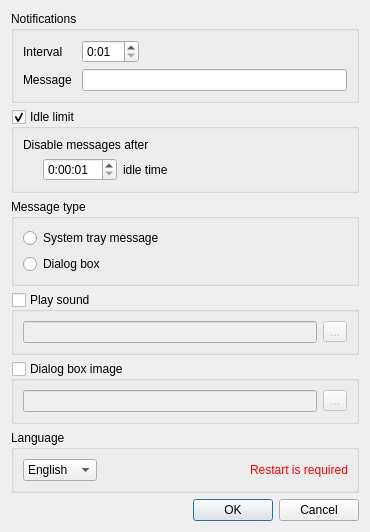
<?xml version="1.0" encoding="UTF-8"?>
<ui version="4.0">
 <class>SettingsDialog</class>
 <widget class="QDialog" name="SettingsDialog">
  <property name="geometry">
   <rect>
    <x>0</x>
    <y>0</y>
    <width>370</width>
    <height>482</height>
   </rect>
  </property>
  <property name="windowTitle">
   <string>Settings</string>
  </property>
  <property name="windowIcon">
   <iconset resource="icons.qrc">
    <normaloff>:/icons/restnotifier.png</normaloff>:/icons/restnotifier.png</iconset>
  </property>
  <layout class="QVBoxLayout" name="verticalLayout_2">
   <item>
    <widget class="QGroupBox" name="groupBox">
     <property name="sizePolicy">
      <sizepolicy hsizetype="Preferred" vsizetype="Preferred">
       <horstretch>0</horstretch>
       <verstretch>0</verstretch>
      </sizepolicy>
     </property>
     <property name="title">
      <string>Notifications</string>
     </property>
     <property name="checkable">
      <bool>false</bool>
     </property>
     <layout class="QFormLayout" name="formLayout">
      <property name="fieldGrowthPolicy">
       <enum>QFormLayout::ExpandingFieldsGrow</enum>
      </property>
      <property name="horizontalSpacing">
       <number>10</number>
      </property>
      <item row="0" column="0">
       <widget class="QLabel" name="label_2">
        <property name="text">
         <string>Interval</string>
        </property>
       </widget>
      </item>
      <item row="0" column="1">
       <widget class="QTimeEdit" name="intervalTime">
        <property name="accelerated">
         <bool>true</bool>
        </property>
        <property name="maximumTime">
         <time>
          <hour>23</hour>
          <minute>59</minute>
          <second>59</second>
         </time>
        </property>
        <property name="minimumTime">
         <time>
          <hour>0</hour>
          <minute>1</minute>
          <second>0</second>
         </time>
        </property>
        <property name="currentSection">
         <enum>QDateTimeEdit::MinuteSection</enum>
        </property>
        <property name="displayFormat">
         <string>h:mm</string>
        </property>
        <property name="currentSectionIndex">
         <number>1</number>
        </property>
       </widget>
      </item>
      <item row="1" column="0">
       <widget class="QLabel" name="label">
        <property name="text">
         <string>Message</string>
        </property>
       </widget>
      </item>
      <item row="1" column="1">
       <widget class="QLineEdit" name="messageLine">
        <property name="sizePolicy">
         <sizepolicy hsizetype="Expanding" vsizetype="Fixed">
          <horstretch>0</horstretch>
          <verstretch>0</verstretch>
         </sizepolicy>
        </property>
        <property name="maxLength">
         <number>100</number>
        </property>
       </widget>
      </item>
     </layout>
    </widget>
   </item>
   <item>
    <widget class="QGroupBox" name="idleGroupBox">
     <property name="title">
      <string>Idle limit</string>
     </property>
     <property name="checkable">
      <bool>true</bool>
     </property>
     <layout class="QGridLayout" name="gridLayout">
      <item row="0" column="0">
       <widget class="QLabel" name="label_3">
        <property name="text">
         <string>Disable messages after</string>
        </property>
       </widget>
      </item>
      <item row="1" column="0">
       <layout class="QHBoxLayout" name="horizontalLayout_3">
        <item>
         <spacer name="horizontalSpacer_3">
          <property name="orientation">
           <enum>Qt::Horizontal</enum>
          </property>
          <property name="sizeType">
           <enum>QSizePolicy::Minimum</enum>
          </property>
          <property name="sizeHint" stdset="0">
           <size>
            <width>20</width>
            <height>20</height>
           </size>
          </property>
         </spacer>
        </item>
        <item>
         <widget class="QTimeEdit" name="idleTimeEdit">
          <property name="accelerated">
           <bool>true</bool>
          </property>
          <property name="maximumTime">
           <time>
            <hour>23</hour>
            <minute>59</minute>
            <second>59</second>
           </time>
          </property>
          <property name="minimumTime">
           <time>
            <hour>0</hour>
            <minute>0</minute>
            <second>1</second>
           </time>
          </property>
          <property name="currentSection">
           <enum>QDateTimeEdit::MinuteSection</enum>
          </property>
          <property name="displayFormat">
           <string>h:mm:ss</string>
          </property>
          <property name="currentSectionIndex">
           <number>1</number>
          </property>
         </widget>
        </item>
        <item>
         <widget class="QLabel" name="label_4">
          <property name="text">
           <string>idle time</string>
          </property>
         </widget>
        </item>
        <item>
         <spacer name="horizontalSpacer_2">
          <property name="orientation">
           <enum>Qt::Horizontal</enum>
          </property>
          <property name="sizeHint" stdset="0">
           <size>
            <width>158</width>
            <height>20</height>
           </size>
          </property>
         </spacer>
        </item>
       </layout>
      </item>
     </layout>
    </widget>
   </item>
   <item>
    <widget class="QGroupBox" name="groupBox_2">
     <property name="title">
      <string>Message type</string>
     </property>
     <layout class="QVBoxLayout" name="verticalLayout">
      <item>
       <widget class="QRadioButton" name="trayRadio">
        <property name="text">
         <string>System tray message</string>
        </property>
       </widget>
      </item>
      <item>
       <widget class="QRadioButton" name="dialogRadio">
        <property name="text">
         <string>Dialog box</string>
        </property>
       </widget>
      </item>
     </layout>
    </widget>
   </item>
   <item>
    <widget class="QGroupBox" name="soundGroupBox">
     <property name="title">
      <string>Play sound</string>
     </property>
     <property name="checkable">
      <bool>true</bool>
     </property>
     <property name="checked">
      <bool>false</bool>
     </property>
     <layout class="QHBoxLayout" name="horizontalLayout_4">
      <item>
       <widget class="QLineEdit" name="soundLineEdit">
        <property name="maxLength">
         <number>5000</number>
        </property>
       </widget>
      </item>
      <item>
       <widget class="QToolButton" name="soundPathButton">
        <property name="text">
         <string>...</string>
        </property>
       </widget>
      </item>
     </layout>
    </widget>
   </item>
   <item>
    <widget class="QGroupBox" name="imageGroupBox">
     <property name="title">
      <string>Dialog box image</string>
     </property>
     <property name="checkable">
      <bool>true</bool>
     </property>
     <property name="checked">
      <bool>false</bool>
     </property>
     <layout class="QHBoxLayout" name="horizontalLayout_2">
      <item>
       <widget class="QLineEdit" name="imageLineEdit">
        <property name="maxLength">
         <number>5000</number>
        </property>
       </widget>
      </item>
      <item>
       <widget class="QToolButton" name="imagePathButton">
        <property name="text">
         <string>...</string>
        </property>
       </widget>
      </item>
     </layout>
    </widget>
   </item>
   <item>
    <widget class="QGroupBox" name="groupBox_3">
     <property name="title">
      <string>Language</string>
     </property>
     <layout class="QHBoxLayout" name="horizontalLayout">
      <property name="rightMargin">
       <number>8</number>
      </property>
      <item>
       <widget class="QComboBox" name="languageComboBox">
        <item>
         <property name="text">
          <string>English</string>
         </property>
        </item>
        <item>
         <property name="text">
          <string>Русский</string>
         </property>
        </item>
       </widget>
      </item>
      <item>
       <spacer name="horizontalSpacer">
        <property name="orientation">
         <enum>Qt::Horizontal</enum>
        </property>
        <property name="sizeHint" stdset="0">
         <size>
          <width>40</width>
          <height>20</height>
         </size>
        </property>
       </spacer>
      </item>
      <item>
       <widget class="QLabel" name="restartLabel">
        <property name="text">
         <string>&lt;!DOCTYPE HTML PUBLIC &quot;-//W3C//DTD HTML 4.0//EN&quot; &quot;http://www.w3.org/TR/REC-html40/strict.dtd&quot;&gt;
&lt;html&gt;&lt;head&gt;&lt;meta name=&quot;qrichtext&quot; content=&quot;1&quot; /&gt;&lt;style type=&quot;text/css&quot;&gt;
p, li { white-space: pre-wrap; }
&lt;/style&gt;&lt;/head&gt;&lt;body style=&quot; font-family:'Sans Serif'; font-size:9pt; font-weight:400; font-style:normal;&quot;&gt;
&lt;p style=&quot; margin-top:0px; margin-bottom:0px; margin-left:0px; margin-right:0px; -qt-block-indent:0; text-indent:0px;&quot;&gt;&lt;span style=&quot; color:#ff0000;&quot;&gt;Restart is required&lt;/span&gt;&lt;/p&gt;&lt;/body&gt;&lt;/html&gt;</string>
        </property>
       </widget>
      </item>
     </layout>
    </widget>
   </item>
   <item>
    <spacer name="verticalSpacer">
     <property name="orientation">
      <enum>Qt::Vertical</enum>
     </property>
     <property name="sizeHint" stdset="0">
      <size>
       <width>20</width>
       <height>0</height>
      </size>
     </property>
    </spacer>
   </item>
   <item>
    <widget class="QDialogButtonBox" name="dialogButtonBox">
     <property name="orientation">
      <enum>Qt::Horizontal</enum>
     </property>
     <property name="standardButtons">
      <set>QDialogButtonBox::Cancel|QDialogButtonBox::Ok</set>
     </property>
     <property name="centerButtons">
      <bool>false</bool>
     </property>
    </widget>
   </item>
  </layout>
 </widget>
 <tabstops>
  <tabstop>messageLine</tabstop>
  <tabstop>idleGroupBox</tabstop>
  <tabstop>trayRadio</tabstop>
  <tabstop>dialogRadio</tabstop>
  <tabstop>imageGroupBox</tabstop>
  <tabstop>imageLineEdit</tabstop>
  <tabstop>imagePathButton</tabstop>
  <tabstop>intervalTime</tabstop>
  <tabstop>languageComboBox</tabstop>
  <tabstop>dialogButtonBox</tabstop>
 </tabstops>
 <resources>
  <include location="icons.qrc"/>
 </resources>
 <connections>
  <connection>
   <sender>dialogButtonBox</sender>
   <signal>accepted()</signal>
   <receiver>SettingsDialog</receiver>
   <slot>accept()</slot>
   <hints>
    <hint type="sourcelabel">
     <x>150</x>
     <y>206</y>
    </hint>
    <hint type="destinationlabel">
     <x>289</x>
     <y>2</y>
    </hint>
   </hints>
  </connection>
  <connection>
   <sender>dialogButtonBox</sender>
   <signal>rejected()</signal>
   <receiver>SettingsDialog</receiver>
   <slot>reject()</slot>
   <hints>
    <hint type="sourcelabel">
     <x>252</x>
     <y>206</y>
    </hint>
    <hint type="destinationlabel">
     <x>353</x>
     <y>17</y>
    </hint>
   </hints>
  </connection>
 </connections>
</ui>
